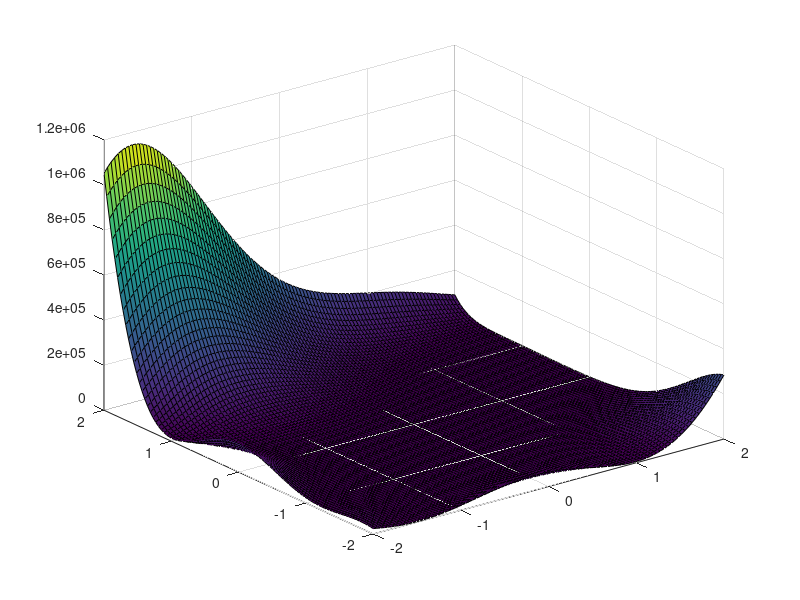

Reproduce this figure in MATLAB. (Note: this script raises an error after producing the figure.)
%% setup
% domain
a = -2;
b = 2;
dmn = [a b];

% values for the variables
[x,y] = meshgrid(linspace(a,b), linspace(a,b));

% the function
z = (1 + ((x+y+1).^2) .* (19-14.*x+3.*x.^2-13.*y+6.*x.*y+3.*(y.^2))) .* (30 + ((2.*x-3.*y).^2) .* (18-32.*x+12.*(x.^2)+48.*y-36.*x.*y+27.*(y.^2)));

% plot the function
surf(x,y,z);

%% partitioning
% N - no. of partitions
N = 4; %chose 5 because idk

% n - no. of input variables
n = 2;

% domain of each input varialbe???dunno what e is for sure
e = round(nthroot(N,n)); 

% TODO a function for this
% P1 = [R(1,dmn) R(1,dmn)];
% P2 = [R(2,dmn) R(1,dmn)];
% P3 = [R(1,dmn) R(2,dmn)];
% P4 = [R(2,dmn) R(2,dmn)];

%function/script
P = [R(1,dmn) R(1,dmn)];
for j=1:e
    for i=1:e
        P = [P; R(i,dmn) R(j,dmn)];
    end
end





